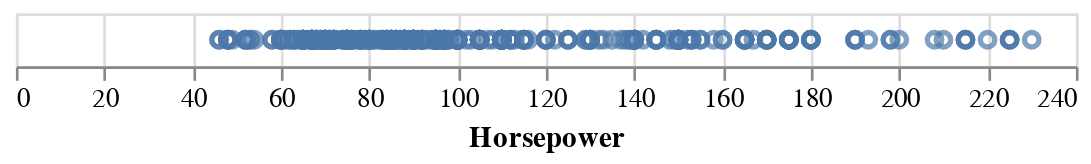

Notebook source saved alongside this figure:
### Markdown cell above
What do you see? This might not look like much - a circle in a square. Seems weird, right?

This result is expected in the GoG way of doing things: we have mapped the data onto a marker, _but have not given any more information_ about how it should be organized. Thus, we get a "0D" plot! Next time you need a 0D plot, you know how to make one!

Notice that in the GoG, nothing is taken for granted, very little is assumed for you. Think of this as starting with letters, then we can build words, then we can put words together, and so on.....

The next "dot" that we need is an encoding (`.encode()`) that maps the markers to some geometry; that is, to an axis (or more). Let's do a simple encoding next:

### Code cell
alt.Chart(cars).mark_point().encode(
    x='Horsepower'
)

### Figure 1 — Vega-Lite specification as saved in the notebook (floating-point values rounded to 4 significant figures; data arrays with more than 128 entries replaced by an {"elided": "..."} marker saying what was removed)
{"config": {"view": {"continuousWidth": 400, "continuousHeight": 300}}, "data": {"name": "data-f02450ab61490a1363517a0190416235"}, "mark": "point", "encoding": {"x": {"field": "Horsepower", "type": "quantitative"}}, "$schema": "https://vega.github.io/schema/vega-lite/v4.17.0.json", "datasets": {"data-f02450ab61490a1363517a0190416235": {"elided": "406 records"}}}
